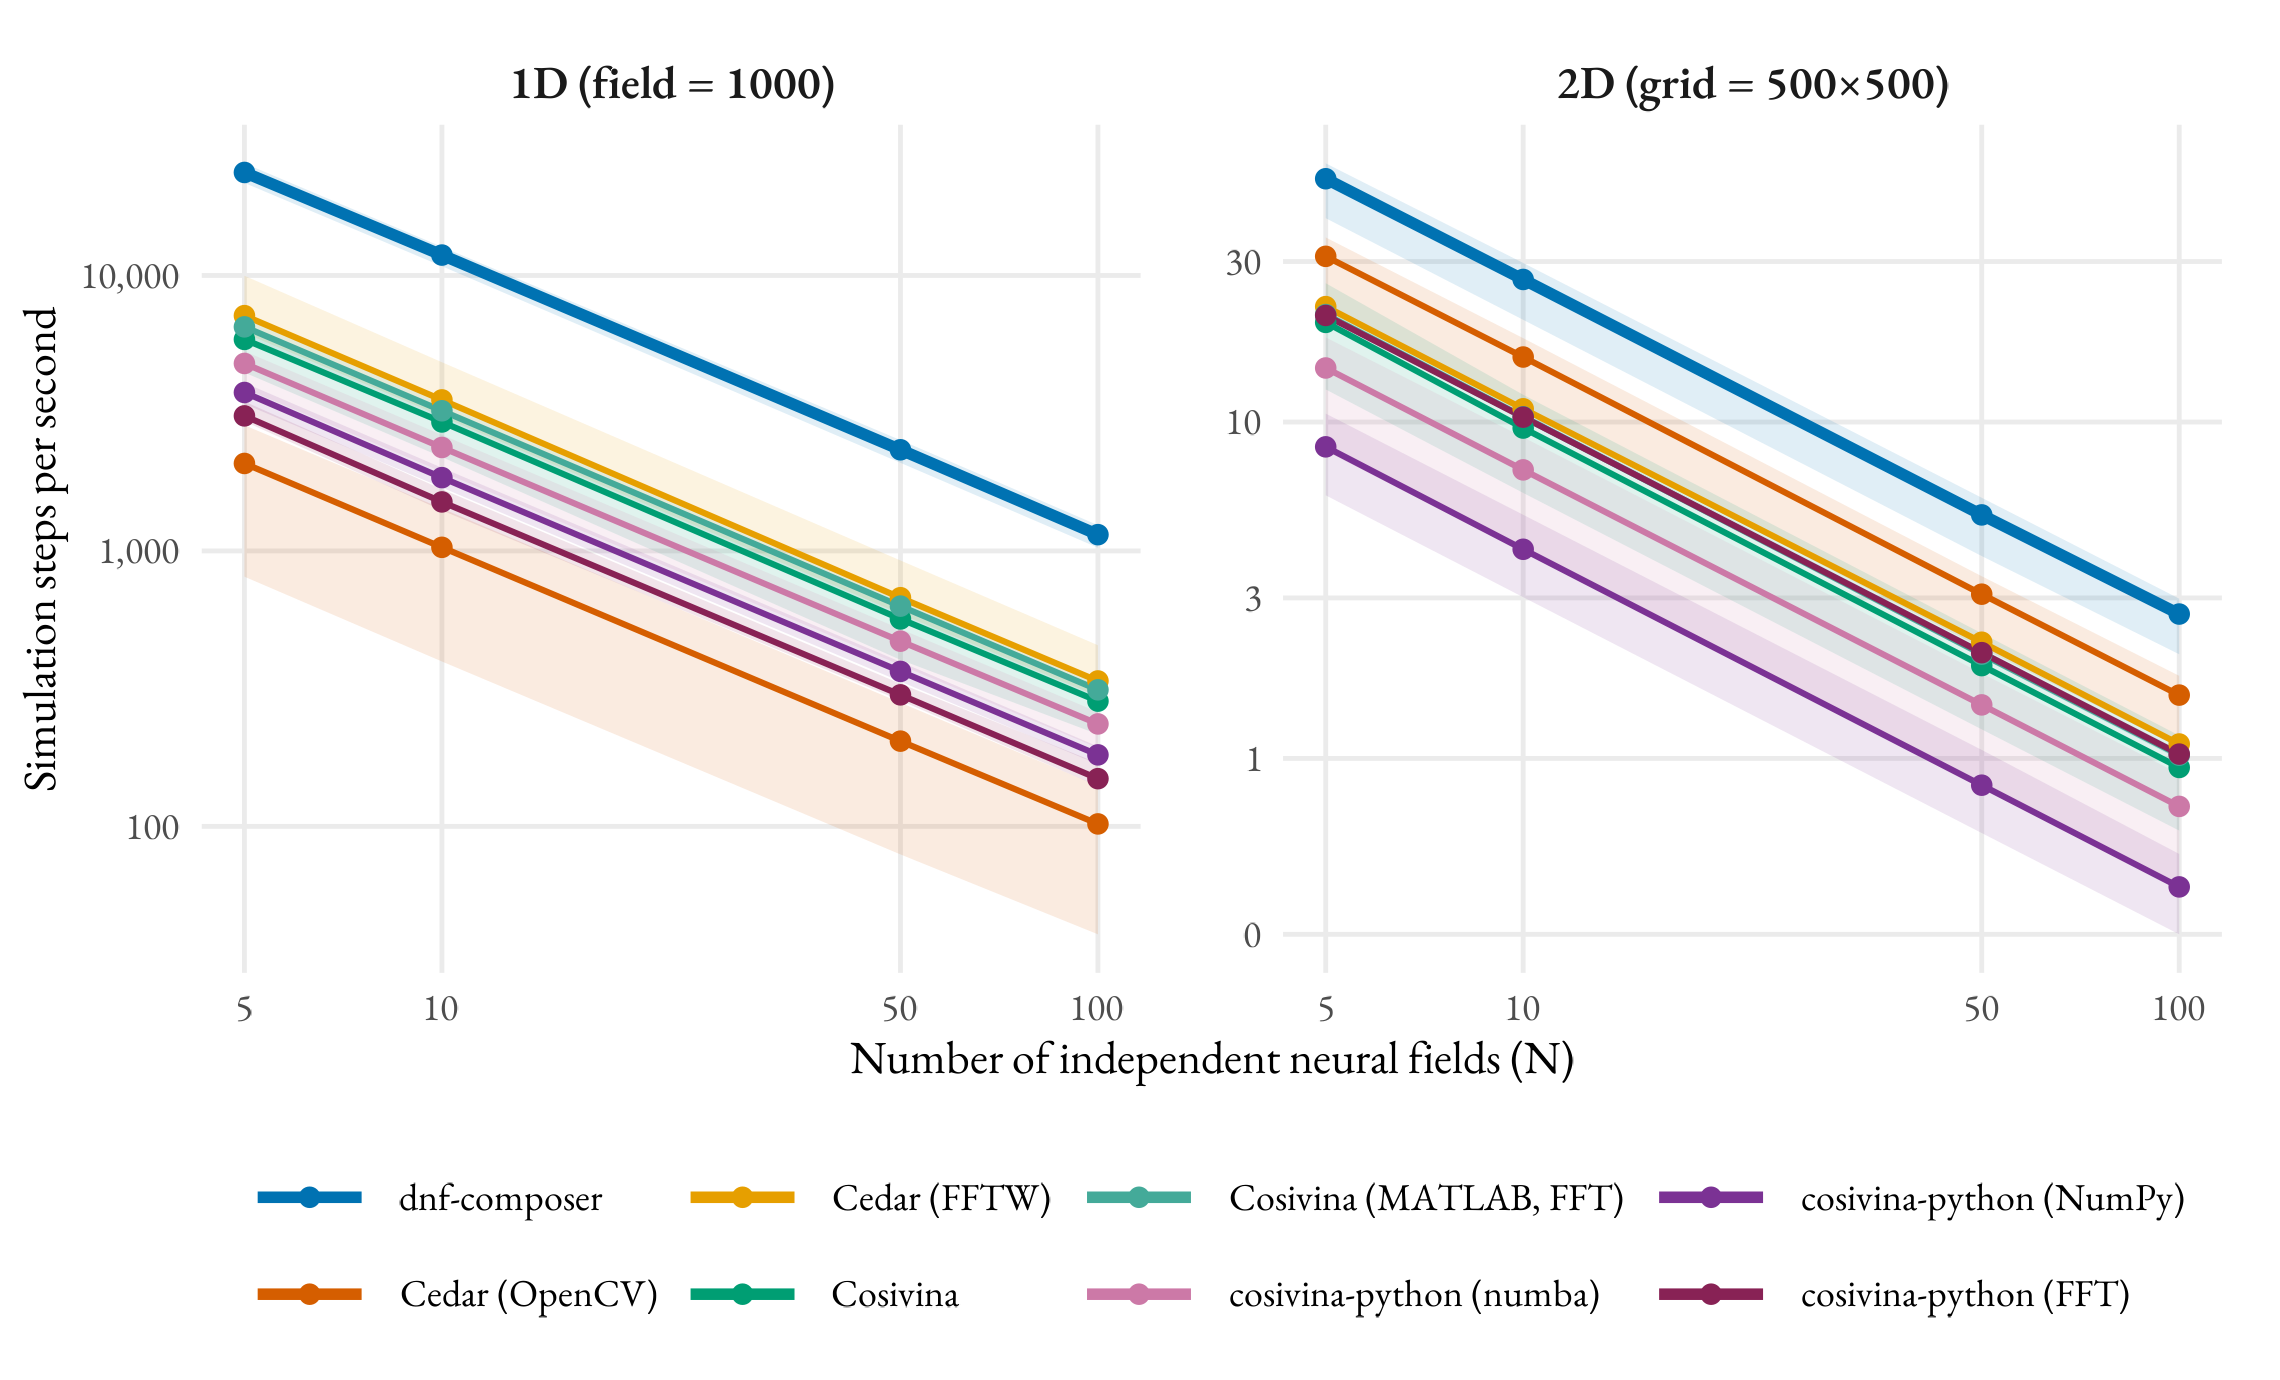

This chart was generated by the following R code:
# fig_paper_throughput.R — unified 1D+2D throughput figure for the SoftwareX paper.
#
# Simulation throughput (steps/sec) vs N, for all four tested N (5, 10, 50, 100),
# faceted 1D | 2D (independent y-axes — 1D and 2D throughput differ by orders of
# magnitude, so a shared axis would flatten the 2D panel). dnf-composer is the
# top line in both panels at every N, since it is the fastest framework
# everywhere in the underlying data — no rescaling needed to show it winning.
#
# Representative field size per dimension (field=1000 / grid=500x500 — the
# largest of the three sizes benchmarked in each dimension, where the lateral
# convolution dominates the step and the cross-framework race is closest);
# each point is the mean across the four regimes (detection, selection,
# memory, multi-peak), with a min-max ribbon over that regime-to-regime spread
# (not a parametric CI: regime throughput is highly right-skewed — e.g. the
# cheap "detection" regime runs several times faster than "memory" for some
# frameworks — so a t-interval on n=4 skewed samples can swing the lower
# bound negative).
#
# Run from anywhere:
#   Rscript fig_paper_throughput.R
# Reads:
#   ../benchmarking/data/benchmark_summary.csv
#   ../benchmarking-2d/data/benchmark_summary.csv
# Writes:
#   fig_paper_throughput.png (next to this script)

suppressPackageStartupMessages({
  library(dplyr)
  library(readr)
  library(ggplot2)
  library(scales)
  library(showtext)
})

HERE <- tryCatch(
  dirname(rstudioapi::getSourceEditorContext()$path),
  error = function(e) normalizePath(".")
)
if (is.null(HERE) || HERE == "") HERE <- normalizePath(".")
ROOT <- normalizePath(file.path(HERE, ".."))

# -- Font: EB Garamond, loaded directly from file (font-enumeration APIs
# crash on this machine's font cache; font_add() with explicit paths sidesteps
# that entirely). --------------------------------------------------------

FONT_DIR <- "C:/Users/jgocunha/AppData/Local/Microsoft/Windows/Fonts"
font_add(
  family  = "EB Garamond",
  regular = file.path(FONT_DIR, "EBGaramond-VariableFont_wght.ttf"),
  bold    = file.path(FONT_DIR, "EBGaramond-SemiBold.ttf")
)
showtext_auto()
showtext_opts(dpi = 300)

# -- Data ------------------------------------------------------------------

FIELD_REF_1D <- 1000  # largest of the three 1D sizes benchmarked
FIELD_REF_2D <- 500   # largest of the three 2D sizes benchmarked (grid = 500x500)
ARCH_ORDER   <- c("detection", "selection", "memory", "multi-peak")

load_throughput <- function(csv_path, dim_label, field_size_val) {
  read_csv(csv_path, show_col_types = FALSE) %>%
    filter(mode == "headless", field_size == field_size_val, arch %in% ARCH_ORDER) %>%
    group_by(fwv, N) %>%
    summarise(
      mean_sps = mean(median_sps),
      lo_sps   = min(median_sps),
      hi_sps   = max(median_sps),
      .groups  = "drop"
    ) %>%
    mutate(dim = dim_label)
}

throughput_df <- bind_rows(
  load_throughput(file.path(ROOT, "benchmarking", "data", "benchmark_summary.csv"), "1D (field = 1000)", FIELD_REF_1D),
  load_throughput(file.path(ROOT, "benchmarking-2d", "data", "benchmark_summary.csv"), "2D (grid = 500×500)", FIELD_REF_2D)
)

# -- Cosmetics: Okabe-Ito-derived, colour-blind-safe palette, matching the
# palette already used across this repo's benchmark figures. -------------

fw_order <- c("dnfc", "cedar (opencv)", "cedar (fftw)", "cosivina", "cosivina (fft)",
              "cosivina-python (numba)", "cosivina-python (nonumba)", "cosivina-python (fft)")

fw_labels <- c(
  "dnfc"                       = "dnf-composer",
  "cedar (opencv)"             = "Cedar (OpenCV)",
  "cedar (fftw)"               = "Cedar (FFTW)",
  "cosivina"                   = "Cosivina",
  "cosivina (fft)"             = "Cosivina (MATLAB, FFT)",
  "cosivina-python (numba)"    = "cosivina-python (numba)",
  "cosivina-python (nonumba)"  = "cosivina-python (NumPy)",
  "cosivina-python (fft)"      = "cosivina-python (FFT)"
)

fw_colors <- c(
  "dnfc"                       = "#0072B2",
  "cedar (opencv)"             = "#D55E00",
  "cedar (fftw)"               = "#E69F00",
  "cosivina"                   = "#009E73",
  "cosivina (fft)"             = "#44AA99",
  "cosivina-python (numba)"    = "#CC79A7",
  "cosivina-python (nonumba)"  = "#7B3294",
  "cosivina-python (fft)"      = "#882255"
)

fw_linewidth <- setNames(c(1.3, rep(0.7, 7)), fw_order)  # dnfc drawn bolder — it's the paper's subject

throughput_df <- throughput_df %>%
  mutate(
    fwv = factor(fwv, levels = fw_order),
    dim = factor(dim, levels = c("1D (field = 1000)", "2D (grid = 500×500)"))
  )

# -- Figure ------------------------------------------------------------------

p <- ggplot(throughput_df, aes(x = N, y = mean_sps, colour = fwv, group = fwv)) +
  geom_ribbon(aes(ymin = lo_sps, ymax = hi_sps, fill = fwv), alpha = 0.12, colour = NA) +
  geom_line(aes(linewidth = fwv)) +
  geom_point(size = 1.7) +
  facet_wrap(~ dim, scales = "free_y") +
  scale_colour_manual(values = fw_colors, labels = fw_labels, name = NULL) +
  scale_fill_manual(values = fw_colors, guide = "none") +
  scale_linewidth_manual(values = fw_linewidth, guide = "none") +
  scale_x_log10(breaks = c(5, 10, 50, 100)) +
  scale_y_log10(labels = label_comma(accuracy = 1)) +
  labs(x = "Number of independent neural fields (N)", y = "Simulation steps per second") +
  theme_minimal(base_family = "EB Garamond", base_size = 12) +
  theme(
    axis.text           = element_text(size = 9),
    axis.title          = element_text(size = 11),
    panel.grid.minor    = element_blank(),
    strip.text          = element_text(size = 11, face = "bold"),
    panel.spacing       = unit(1.4, "lines"),
    legend.position     = "bottom",
    legend.text         = element_text(size = 9),
    legend.key.width    = unit(1.1, "cm"),
    plot.margin         = margin(10, 14, 6, 6)
  ) +
  guides(colour = guide_legend(nrow = 2, override.aes = list(linewidth = 1.3)))

ggsave(
  file.path(HERE, "fig_paper_throughput.png"),
  p, width = 7.6, height = 4.6, dpi = 300, bg = "white"
)
cat("Saved: fig_paper_throughput.png\n")

# showtext_auto() renders glyphs as vector outlines on any device (not just
# raster ones), so the default pdf() device (inferred from the extension)
# already gives correct, portable EB Garamond text without needing Cairo.
ggsave(
  file.path(HERE, "fig_paper_throughput.pdf"),
  p, width = 7.6, height = 4.6
)
cat("Saved: fig_paper_throughput.pdf\n")
